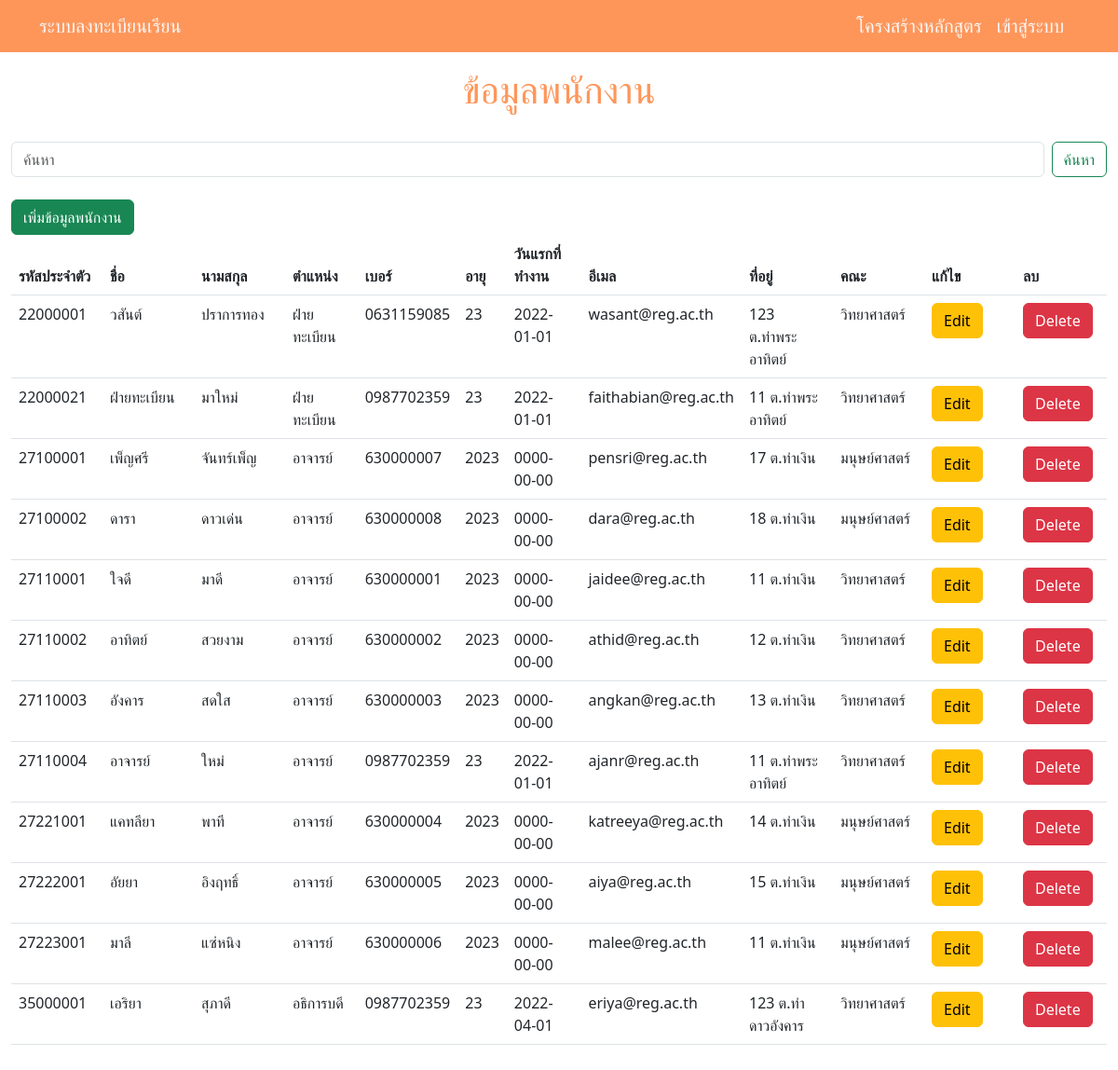
Screenshot of /emp_show.php with the database file from the repository.
### tables this page shows
CREATE TABLE `employee` (
  `user_id` varchar(8) NOT NULL,
  `emp_fname` varchar(30) NOT NULL,
  `emp_lname` varchar(30) NOT NULL,
  `ra_id` varchar(2) NOT NULL,
  `emp_phone` varchar(10) NOT NULL,
  `emp_enroll` date NOT NULL,
  `emp_email` text NOT NULL,
  `emp_address` text NOT NULL,
  `emp_birth` date DEFAULT NULL,
  `fac_id` varchar(8) NOT NULL,
  `emp_gender` varchar(8) NOT NULL
);

CREATE TABLE `faculty` (
  `fac_id` varchar(8) NOT NULL,
  `fac_name` varchar(30) NOT NULL,
  `fac_tel` varchar(30) NOT NULL
);

### emp_show.php (the view, shortened to what this page needs)
<?php
include 'conn.php';
$txtKeyword = "";
?>
<!DOCTYPE html>
<html lang="en">
<head>
    <link href="https://cdn.jsdelivr.net/npm/bootstrap@5.3.0-alpha1/dist/css/bootstrap.min.css" rel="stylesheet">
</head>
<body>
<?php include "navbar.php"; ?>
<div class="container-fluid py-5">
        <br>
        <div class="col-md-auto">
            <h1 class="text-center" style="color: #fe965a;">ข้อมูลพนักงาน</h1><br>
        </div>
        <form class="d-flex" method="get">
        <input class="form-control me-2" type="text" placeholder="ค้นหา" aria-label="Search" name="txtKeyword" value="<?=$txtKeyword?>">
        <button class="btn btn-outline-success" type="submit">ค้นหา</button>
    </form>
    <br>
    <a href="form/emp_addForm.php" class="btn btn-success" >เพิ่มข้อมูลพนักงาน</a>
        <table class="table">
            <thead>
                <tr>
                    <th class="col-1">รหัสประจำตัว</th>
                    <th class="col-1">ชื่อ</th>
                    <th class="col-1">นามสกุล</th>
                    <th>ตำแหน่ง</th>
                    <th>เบอร์</th>
                    <th>อายุ</th>
                    <th>วันแรกที่ทำงาน</th>
                    <th class="col-1">อีเมล</th>
                    <th class="col-1">ที่อยู่</th>
                    <th class="col-1">คณะ</th>
                    <th class="col-1">แก้ไข</th>
                    <th class="col-1">ลบ</th>
                </tr>
            </thead>
            <tbody>
                <?php
                $sql = "SELECT * FROM employee
                INNER JOIN faculty ON
                employee.fac_id = faculty.fac_id
                WHERE (user_id LIKE '%".$_GET["txtKeyword"]."%' or fac_name LIKE '%".$_GET["txtKeyword"]."%' or emp_gender LIKE '%".$_GET["txtKeyword"]."%' )";
                $result = mysqli_query($conn,$sql);
                while ($row = mysqli_fetch_assoc($result)):
                $birthdate = $row['emp_birth'];
                $dob = new DateTime($birthdate);
                $now = new DateTime();
                $diff = $now->diff($dob);
                $age = $diff->y;
                ?>
                <tr>
                    <td>
                        <?php echo $row['user_id']; ?>
                    </td>
                    <td>
                        <?php echo $row['emp_fname']; ?>
                    </td>
                    <td>
                        <?php echo $row['emp_lname']; ?>
                    </td>
                    <td>
                        <?php
                        if($row['ra_id'] == 1){echo 'อาจารย์';}
                        else if($row['ra_id'] == 2){echo 'ฝ่ายทะเบียน';}
                        else if($row['ra_id'] == 3){echo 'อธิการบดี';}
                        ?>
                    </td>
                    <td>
                        <?php echo $row['emp_phone']; ?>
                    </td>
                    <td>
                        <?php echo $age; ?>
                    </td>
                    <td>
                        <?php echo $row['emp_enroll']; ?>
                    </td>
                    <td>
                        <?php echo $row['emp_email']; ?>
                    </td>
                    <td>
                        <?php echo $row['emp_address']; ?>
                    </td>
                    <td>
                        <?php echo $row['fac_name']; ?>
                    </td>
                    <td ><a href="JavaScript:if(confirm('Confirm Edit?')==true){window.location='form/emp_editForm.php?userID=<?php echo $row['user_id'];?>';} "class="btn btn-warning">Edit</a></td>
                    <td ><a href="JavaScript:if(confirm('Confirm Delete?')==true){window.location='funtion/emp_delete.php?userID=<?php echo $row['user_id'];?>';}"class="btn btn-danger">Delete</a></td>
                </tr>
                <?php endwhile; ?>
            </tbody>
        </table>
    </div>
</body>
</html>

### rows the page displays
employee: user_id "22000001", emp_fname "วสันต์", emp_lname "ปราการทอง", shows "ฝ่ายทะเบียน", emp_phone "0631159085", emp_enroll "2022-01-01", emp_email "wasant@reg.ac.th", emp_address "123 ต.ท่าพระอาทิตย์", fac.fac_name "วิทยาศาสตร์"
employee: user_id "22000021", emp_fname "ฝ่ายทะเบียน", emp_lname "มาใหม่", emp_phone "0987702359", emp_enroll "2022-01-01", emp_email "faithabian@reg.ac.th", emp_address "11 ต.ท่าพระอาทิตย์", fac.fac_name "วิทยาศาสตร์"
employee: user_id "27100001", emp_fname "เพ็ญศรี", emp_lname "จันทร์เพ็ญ", shows "อาจารย์", emp_phone "630000007", emp_enroll "0000-00-00", emp_email "pensri@reg.ac.th", emp_address "17 ต.ท่าเงิน", fac.fac_name "มนุษย์ศาสตร์"
employee: user_id "27100002", emp_fname "ดารา", emp_lname "ดาวเด่น", shows "อาจารย์", emp_phone "630000008", emp_enroll "0000-00-00", emp_email "dara@reg.ac.th", emp_address "18 ต.ท่าเงิน", fac.fac_name "มนุษย์ศาสตร์"
employee: user_id "27110001", emp_fname "ใจดี", emp_lname "มาดี", shows "อาจารย์", emp_phone "630000001", emp_enroll "0000-00-00", emp_email "jaidee@reg.ac.th", emp_address "11 ต.ท่าเงิน", fac.fac_name "วิทยาศาสตร์"
employee: user_id "27110002", emp_fname "อาทิตย์", emp_lname "สวยงาม", shows "อาจารย์", emp_phone "630000002", emp_enroll "0000-00-00", emp_email "athid@reg.ac.th", emp_address "12 ต.ท่าเงิน", fac.fac_name "วิทยาศาสตร์"
employee: user_id "27110003", emp_fname "อังคาร", emp_lname "สดใส", shows "อาจารย์", emp_phone "630000003", emp_enroll "0000-00-00", emp_email "angkan@reg.ac.th", emp_address "13 ต.ท่าเงิน", fac.fac_name "วิทยาศาสตร์"
employee: user_id "27110004", emp_fname "อาจารย์", emp_lname "ใหม่", emp_phone "0987702359", emp_enroll "2022-01-01", emp_email "ajanr@reg.ac.th", emp_address "11 ต.ท่าพระอาทิตย์", fac.fac_name "วิทยาศาสตร์"
employee: user_id "27221001", emp_fname "แคทลียา", emp_lname "พาที", shows "อาจารย์", emp_phone "630000004", emp_enroll "0000-00-00", emp_email "katreeya@reg.ac.th", emp_address "14 ต.ท่าเงิน", fac.fac_name "มนุษย์ศาสตร์"
employee: user_id "27222001", emp_fname "อัยยา", emp_lname "อิงฤทธิ์", shows "อาจารย์", emp_phone "630000005", emp_enroll "0000-00-00", emp_email "aiya@reg.ac.th", emp_address "15 ต.ท่าเงิน", fac.fac_name "มนุษย์ศาสตร์"
employee: user_id "27223001", emp_fname "มาลี", emp_lname "แซ่หนิง", shows "อาจารย์", emp_phone "630000006", emp_enroll "0000-00-00", emp_email "malee@reg.ac.th", emp_address "11 ต.ท่าเงิน", fac.fac_name "มนุษย์ศาสตร์"
employee: user_id "35000001", emp_fname "เอริยา", emp_lname "สุภาดี", shows "อธิการบดี", emp_phone "0987702359", emp_enroll "2022-04-01", emp_email "eriya@reg.ac.th", emp_address "123 ต.ท่าดาวอังคาร", fac.fac_name "วิทยาศาสตร์"
